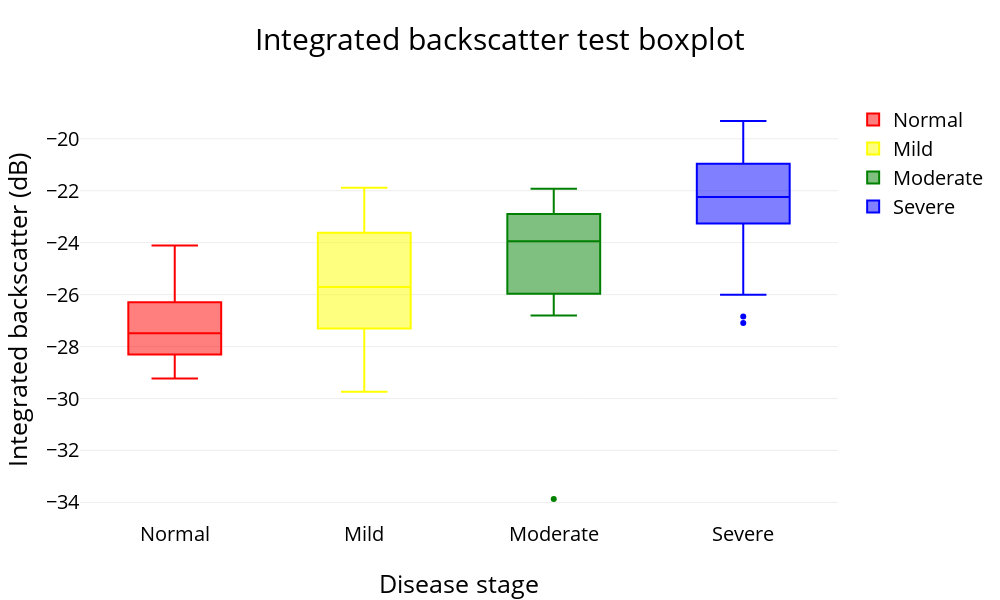
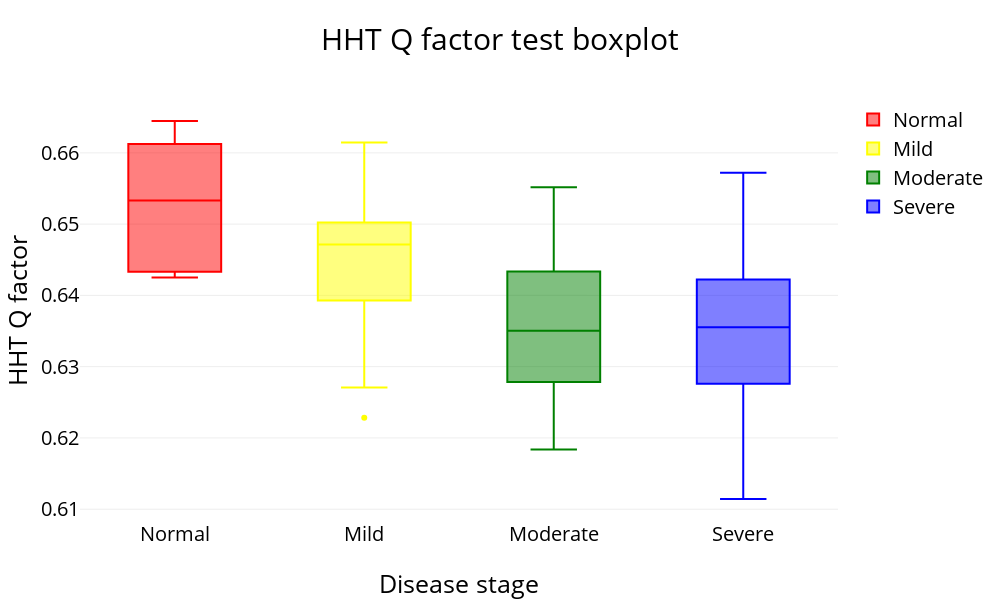
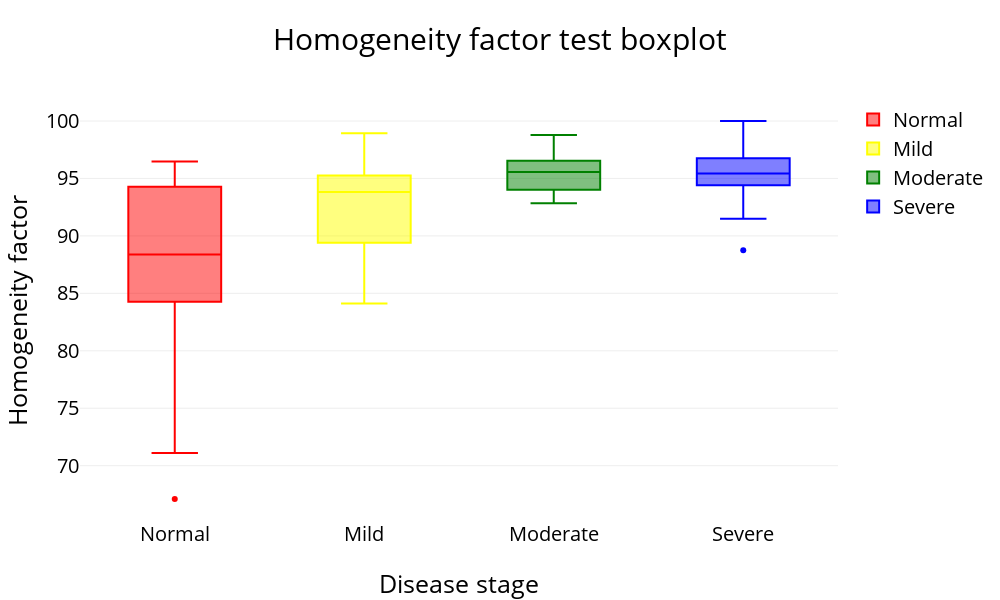

Write notebook code for charts like these, in order.
### Markdown cell above
># test dataset
>>## separate in four period by steatosis:
>>>### Normal : < 5 %
>>>### Mild : 5 ~ 33 %
>>>### Moderate : 33 ~ 66 %
>>>### Severe : > 66 %

### Code cell
# Box plot
# import models
import xlrd
import numpy as np
import plotly.plotly as py
import plotly.graph_objs as go
from plotly.offline import init_notebook_mode, iplot

# open offline plotly
init_notebook_mode(connected=True)

# load data
## New Pathology for test
data = xlrd.open_workbook("NPathology.xlsx").sheets()[0]

y_test = np.zeros((74, 3))
y_test[:, 0] = data.col_values(3)  # y0 = Integrated backscatter
y_test[:, 1] = data.col_values(4)  # y1 = Q factor (HHT)
y_test[:, 2] = data.col_values(6)  # y2 = Homogeneity factor

### group
y0 = []
y1 = []
y2 = []
y3 = []
nrows = data.nrows
for i in range(nrows):  # X = 'T' or 'F' from Pathology data 
    if data.cell(i,1).value < 5:
        y0.append(y_test[i, :].tolist())
    elif data.cell(i,1).value <= 33:
        y1.append(y_test[i, :].tolist())
    elif data.cell(i,1).value <= 66:
        y2.append(y_test[i, :].tolist())
    else:
        y3.append(y_test[i, :].tolist())

### list to array
y0 = np.asarray(y0)
y1 = np.asarray(y1)
y2 = np.asarray(y2)
y3 = np.asarray(y3)

# def box_plot & save
def box_plot(i):
    trace0 = go.Box(y = y0[:, i], name = 'Normal', marker = dict(color = 'red'))
    trace1 = go.Box(y = y1[:, i], name = 'Mild', marker = dict(color = 'yellow'))
    trace2 = go.Box(y = y2[:, i], name = 'Moderate', marker = dict(color = 'green'))
    trace3 = go.Box(y = y3[:, i], name = 'Severe', marker = dict(color = 'blue'))
    layout=go.Layout(height = '600',
                     width = '1000',
                     title = '{0} test boxplot'.format(categories[i]),
                     titlefont = {'size':'30', 'color':'black'},
                     xaxis = {'title':'Disease stage', 'titlefont':{'size':'25', 'color':'black'}},
                     yaxis = {'title':'{0}'.format(features[i]), 'titlefont':{'size':'25', 'color':'black'}}, 
                     font = {'size':'20', 'color':'black'})
    traces = [trace0, trace1, trace2, trace3]
    fig = go.Figure(data=traces, layout=layout)
    py.image.save_as(fig, filename = 'Data visualization/box/{0} test boxplot.png'.format(categories[i]))
    iplot(fig)

# plot & save
categories = ['Integrated backscatter', 'HHT Q factor', 'Homogeneity factor']
features = ['Integrated backscatter (dB)', 'HHT Q factor', 'Homogeneity factor']
for i in range(3):
    box_plot(i)

### Figure 1 — Plotly figure (JSON) as saved in the notebook; plotly's stock layout.template omitted (floating-point values rounded to 4 significant figures)
{"data": [{"marker": {"color": "red"}, "name": "Normal", "type": "box", "uid": "ceee24", "y": [-28.31, -25.14, -24.11, -26.29, -28.9, -27.69, -27.09, -29.23, -27.71, -27.65, -26.11, -27.2, -28.5, -27.32]}, {"marker": {"color": "yellow"}, "name": "Mild", "type": "box", "uid": "bde991", "y": [-28.61, -24.95, -28.22, -26.0, -24.46, -23.45, -26.89, -27.39, -26.79, -27.23, -25.41, -23.78, -21.89, -26.18, -24.39, -28.84, -23.38, -29.74, -22.59, -23.14]}, {"marker": {"color": "green"}, "name": "Moderate", "type": "box", "uid": "c35e1c", "y": [-22.91, -25.23, -33.87, -25.97, -23.91, -22.65, -25.74, -22.38, -26.8, -26.68, -21.92, -23.71, -22.9, -23.98]}, {"marker": {"color": "blue"}, "name": "Severe", "type": "box", "uid": "d0eec0", "y": [-22.97, -26.01, -22.63, -21.59, -21.0, -22.23, -19.32, -21.24, -27.09, -20.96, -22.27, -23.27, -26.84, -25.91, -20.5, -21.74, -23.52, -23.05, -22.26, -21.74, -20.51, -19.37, -24.34, -20.43, -20.54, -22.88]}], "layout": {"font": {"color": "black", "size": "20"}, "height": "600", "title": "Integrated backscatter test boxplot", "titlefont": {"color": "black", "size": "30"}, "width": "1000", "xaxis": {"autorange": true, "range": [-0.5, 3.5], "title": "Disease stage", "titlefont": {"color": "black", "size": "25"}, "type": "category"}, "yaxis": {"autorange": true, "range": [-34.68, -18.51], "title": "Integrated backscatter (dB)", "titlefont": {"color": "black", "size": "25"}, "type": "linear"}}}

### Figure 2 — Plotly figure (JSON) as saved in the notebook; plotly's stock layout.template omitted (floating-point values rounded to 4 significant figures)
{"data": [{"marker": {"color": "red"}, "name": "Normal", "type": "box", "uid": "198192", "y": [0.6428, 0.6506, 0.6555, 0.6645, 0.6431, 0.6612, 0.6433, 0.6522, 0.6425, 0.6644, 0.649, 0.659, 0.6632, 0.6544]}, {"marker": {"color": "yellow"}, "name": "Mild", "type": "box", "uid": "cfc486", "y": [0.6493, 0.6228, 0.6449, 0.6459, 0.6271, 0.6614, 0.6453, 0.6526, 0.6285, 0.649, 0.6513, 0.6505, 0.6377, 0.6413, 0.65, 0.6409, 0.6484, 0.6486, 0.6287, 0.6535]}, {"marker": {"color": "green"}, "name": "Moderate", "type": "box", "uid": "04f8b0", "y": [0.6361, 0.634, 0.6493, 0.6373, 0.6302, 0.6434, 0.6552, 0.6278, 0.6513, 0.6274, 0.6326, 0.6204, 0.6416, 0.6184]}, {"marker": {"color": "blue"}, "name": "Severe", "type": "box", "uid": "98c74c", "y": [0.6517, 0.6572, 0.6114, 0.6483, 0.6422, 0.6378, 0.6297, 0.6265, 0.6309, 0.635, 0.6116, 0.6492, 0.6361, 0.6434, 0.6344, 0.6409, 0.6325, 0.632, 0.6388, 0.6365, 0.6276, 0.6371, 0.6222, 0.6456, 0.6267, 0.6168]}], "layout": {"font": {"color": "black", "size": "20"}, "height": "600", "title": "HHT Q factor test boxplot", "titlefont": {"color": "black", "size": "30"}, "width": "1000", "xaxis": {"autorange": true, "range": [-0.5, 3.5], "title": "Disease stage", "titlefont": {"color": "black", "size": "25"}, "type": "category"}, "yaxis": {"autorange": true, "range": [0.6085, 0.6674], "title": "HHT Q factor", "titlefont": {"color": "black", "size": "25"}, "type": "linear"}}}

### Figure 3 — Plotly figure (JSON) as saved in the notebook; plotly's stock layout.template omitted (floating-point values rounded to 4 significant figures)
{"data": [{"marker": {"color": "red"}, "name": "Normal", "type": "box", "uid": "6ea54e", "y": [90.29, 85.48, 94.27, 82.72, 96.48, 87.91, 88.86, 94.47, 84.27, 67.1, 94.92, 89.75, 71.1, 86.03]}, {"marker": {"color": "yellow"}, "name": "Mild", "type": "box", "uid": "33c019", "y": [97.04, 94.61, 95.22, 93.8, 94.42, 93.58, 94.65, 88.14, 96.02, 95.28, 84.11, 92.06, 97.53, 93.83, 90.03, 88.77, 88.42, 93.01, 98.94, 88.6]}, {"marker": {"color": "green"}, "name": "Moderate", "type": "box", "uid": "38d494", "y": [94.02, 97.23, 93.68, 96.54, 94.47, 95.59, 97.45, 96.29, 92.85, 93.99, 95.55, 96.17, 94.23, 98.78]}, {"marker": {"color": "blue"}, "name": "Severe", "type": "box", "uid": "6d900c", "y": [97.31, 98.14, 97.84, 91.49, 93.81, 96.2, 94.42, 93.52, 96.76, 93.33, 95.8, 88.76, 94.88, 100, 96.57, 96.84, 94.57, 96.07, 95.28, 94.66, 92.28, 96.9, 94.75, 95.18, 95.57, 96.48]}], "layout": {"font": {"color": "black", "size": "20"}, "height": "600", "title": "Homogeneity factor test boxplot", "titlefont": {"color": "black", "size": "30"}, "width": "1000", "xaxis": {"autorange": true, "range": [-0.5, 3.5], "title": "Disease stage", "titlefont": {"color": "black", "size": "25"}, "type": "category"}, "yaxis": {"autorange": true, "range": [65.27, 101.8], "title": "Homogeneity factor", "titlefont": {"color": "black", "size": "25"}, "type": "linear"}}}
